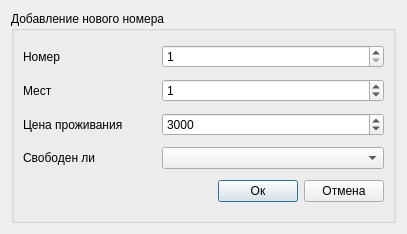
<?xml version="1.0" encoding="UTF-8"?>
<ui version="4.0">
 <class>addDialogRoomsTab</class>
 <widget class="QDialog" name="addDialogRoomsTab">
  <property name="geometry">
   <rect>
    <x>0</x>
    <y>0</y>
    <width>407</width>
    <height>234</height>
   </rect>
  </property>
  <property name="windowTitle">
   <string>Dialog</string>
  </property>
  <layout class="QHBoxLayout" name="horizontalLayout">
   <item>
    <widget class="QGroupBox" name="groupBox_rooms">
     <property name="title">
      <string>Добавление нового номера</string>
     </property>
     <layout class="QVBoxLayout" name="verticalLayout">
      <item>
       <layout class="QHBoxLayout" name="horizontalLayout_2">
        <item>
         <widget class="QLabel" name="label_Number_rooms">
          <property name="sizePolicy">
           <sizepolicy hsizetype="Expanding" vsizetype="Preferred">
            <horstretch>3</horstretch>
            <verstretch>0</verstretch>
           </sizepolicy>
          </property>
          <property name="text">
           <string>Номер</string>
          </property>
         </widget>
        </item>
        <item>
         <widget class="QSpinBox" name="spinBox_Number_rooms">
          <property name="sizePolicy">
           <sizepolicy hsizetype="Expanding" vsizetype="Fixed">
            <horstretch>5</horstretch>
            <verstretch>0</verstretch>
           </sizepolicy>
          </property>
          <property name="minimum">
           <number>1</number>
          </property>
         </widget>
        </item>
       </layout>
      </item>
      <item>
       <layout class="QHBoxLayout" name="horizontalLayout_3">
        <item>
         <widget class="QLabel" name="label_Space_rooms">
          <property name="sizePolicy">
           <sizepolicy hsizetype="Expanding" vsizetype="Preferred">
            <horstretch>3</horstretch>
            <verstretch>0</verstretch>
           </sizepolicy>
          </property>
          <property name="text">
           <string>Мест</string>
          </property>
         </widget>
        </item>
        <item>
         <widget class="QSpinBox" name="spinBox_Space_rooms">
          <property name="sizePolicy">
           <sizepolicy hsizetype="Expanding" vsizetype="Fixed">
            <horstretch>5</horstretch>
            <verstretch>0</verstretch>
           </sizepolicy>
          </property>
          <property name="maximum">
           <number>20</number>
          </property>
          <property name="value">
           <number>1</number>
          </property>
         </widget>
        </item>
       </layout>
      </item>
      <item>
       <layout class="QHBoxLayout" name="horizontalLayout_4">
        <item>
         <widget class="QLabel" name="label_Price_rooms">
          <property name="sizePolicy">
           <sizepolicy hsizetype="Expanding" vsizetype="Preferred">
            <horstretch>3</horstretch>
            <verstretch>0</verstretch>
           </sizepolicy>
          </property>
          <property name="text">
           <string>Цена проживания</string>
          </property>
         </widget>
        </item>
        <item>
         <widget class="QSpinBox" name="spinBox_Price_rooms">
          <property name="sizePolicy">
           <sizepolicy hsizetype="Expanding" vsizetype="Fixed">
            <horstretch>5</horstretch>
            <verstretch>0</verstretch>
           </sizepolicy>
          </property>
          <property name="maximum">
           <number>100000</number>
          </property>
          <property name="singleStep">
           <number>250</number>
          </property>
          <property name="value">
           <number>3000</number>
          </property>
         </widget>
        </item>
       </layout>
      </item>
      <item>
       <layout class="QHBoxLayout" name="horizontalLayout_5">
        <item>
         <widget class="QLabel" name="label_isFree_rooms">
          <property name="sizePolicy">
           <sizepolicy hsizetype="Expanding" vsizetype="Preferred">
            <horstretch>3</horstretch>
            <verstretch>0</verstretch>
           </sizepolicy>
          </property>
          <property name="text">
           <string>Свободен ли</string>
          </property>
         </widget>
        </item>
        <item>
         <widget class="QComboBox" name="comboBox_isFree_rooms">
          <property name="sizePolicy">
           <sizepolicy hsizetype="Expanding" vsizetype="Fixed">
            <horstretch>5</horstretch>
            <verstretch>0</verstretch>
           </sizepolicy>
          </property>
         </widget>
        </item>
       </layout>
      </item>
      <item>
       <layout class="QHBoxLayout" name="horizontalLayout_6">
        <item>
         <spacer name="horizontalSpacer">
          <property name="orientation">
           <enum>Qt::Horizontal</enum>
          </property>
          <property name="sizeHint" stdset="0">
           <size>
            <width>40</width>
            <height>20</height>
           </size>
          </property>
         </spacer>
        </item>
        <item>
         <widget class="QPushButton" name="okButton_rooms">
          <property name="text">
           <string>Ок</string>
          </property>
         </widget>
        </item>
        <item>
         <widget class="QPushButton" name="cancelButton_rooms">
          <property name="text">
           <string>Отмена</string>
          </property>
         </widget>
        </item>
       </layout>
      </item>
     </layout>
    </widget>
   </item>
  </layout>
 </widget>
 <resources/>
 <connections/>
</ui>
